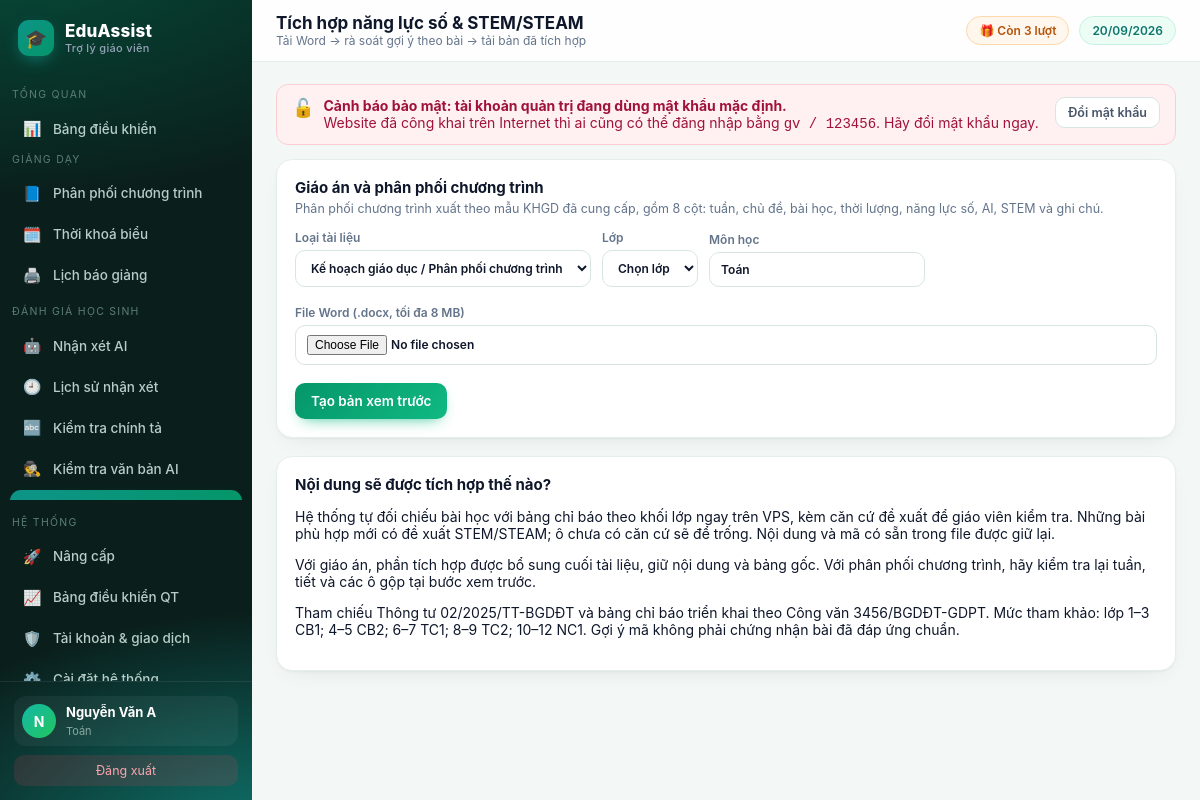
The page /nang-luc-so/ (signed in) on the database its author committed.
### tables this page shows
CREATE TABLE teacher(
  id INTEGER PRIMARY KEY AUTOINCREMENT,
  username TEXT UNIQUE NOT NULL,
  password TEXT NOT NULL,
  fullname TEXT,
  school TEXT,
  subject TEXT,
  role TEXT DEFAULT 'teacher',
  email TEXT,
  phone TEXT,                      -- so dien thoai nhan tin nhan ma kich hoat
  google_sub TEXT,
  avatar TEXT,
  used INTEGER DEFAULT 0,          -- so luot da dung
  bought INTEGER DEFAULT 0,        -- so luot mua them (goi le 10k)
  expires TEXT,                    -- han su dung goi tra phi (ISO date)
  created TEXT
);

### app/plugins/digital.py (the view, shortened to what this page needs)
@bp.route('/', methods=['GET', 'POST'])
@login_required
def index():
    return render_template('digital_upload.html', source=DP.SOURCE)

### app/auth.py (called while the page is built, shortened)
def _chuan_hoa_base(gia_tri):
    gia_tri = (gia_tri or '').strip().rstrip('/')
    if not gia_tri:
        return ''
    try:
        u = urlsplit(gia_tri)
        if u.scheme != 'https' or not u.hostname or u.username or u.password:
            return ''
        if u.query or u.fragment or u.path:
            return ''
        if '.' not in u.hostname:
            return ''
    except ValueError:
        return ''
    return 'https://' + ten

def base_tu_request():
    try:
        if request.scheme != 'https':
            return ''
        return _chuan_hoa_base('https://' + request.host)
    except Exception:
        return ''

def danh_sach_base():
    ra = []
    for phan in (CFG.get('PUBLIC_BASE_URL', '') or '').split(','):
        b = _chuan_hoa_base(phan)
        if b and b not in ra:
            ra.append(b)
    return ra

def google_base_url():
    ds = danh_sach_base()
    hien_tai = base_tu_request()
    if hien_tai and (hien_tai in ds or not ds):
        return hien_tai
    return ds[0] if ds else ''

def google_callback_url():
    base = google_base_url()
    return base + '/login/google/callback' if base else ''

def google_bat():
    return bool(CFG.get('GOOGLE_CLIENT_ID') and CFG.get('GOOGLE_CLIENT_SECRET') and google_callback_url())

def login_required(f):
    @wraps(f)
    def w(*a, **k):
        if not current_user():
            session.clear()
            return redirect(url_for('auth.login', next=request.path))
        return f(*a, **k)
    return w

def current_user():
    if session.get('uid'):
        return get_db().execute('SELECT * FROM teacher WHERE id=?', (session['uid'],)).fetchone()

### app/core.py (called while the page is built)
@bp.app_context_processor
def inject():
    u = current_user()
    return {"user": u, "THU_NAME": THU_NAME, "PROVIDERS": AI.PROVIDERS,
            "timedelta": datetime.timedelta,
            "now": datetime.date.today(), "BL": BL,
            "is_pro": BL.is_pro(u), "remaining": BL.remaining(u),
            "days_left": BL.days_left(u), "FREE_QUOTA": BL.FREE_QUOTA,
            "CFG": CFG, "google_enabled": google_bat(), "google_callback_url": google_callback_url(),
            "SITE_NAME": CFG.get("SITE_NAME", "EduAssist"),
            "SITE_TAGLINE": CFG.get("SITE_TAGLINE", "Trợ lý giáo viên"),
            "SITE_LOGO": CFG.get("SITE_LOGO", "🎓"),
            "so_viec_admin": _viec_admin(u),
            "canh_bao_mk": _mk_mac_dinh(u)}

### app/modules/config.py (called while the page is built, shortened)
def _lam_moi():
    if time.time() - _lan_nap < TTL:
        return

### app/templates/digital_upload.html (shortened to what this page needs)
{% extends 'base.html' %}
{% block head %}Tích hợp năng lực số & STEM/STEAM{% endblock %}
{% block crumb %}Tải Word → rà soát gợi ý theo bài → tải bản đã tích hợp{% endblock %}
{% block body %}
<div class="card">
 <h3>Giáo án và phân phối chương trình</h3>
 <p class="sub">Phân phối chương trình xuất theo mẫu KHGD đã cung cấp, gồm 8 cột: tuần, chủ đề, bài học, thời lượng, năng lực số, AI, STEM và ghi chú.</p>
 <form method="post" enctype="multipart/form-data">
  <div class="row">
   <label class="f">Loại tài liệu<select name="mode" required><option value="ppct">Kế hoạch giáo dục / Phân phối chương trình</option><option value="lesson">Giáo án / Kế hoạch bài dạy</option></select></label>
   <label class="f">Lớp<select name="grade" required><option value="">Chọn lớp</option>{% for i in range(1,13) %}<option>{{i}}</option>{% endfor %}</select></label>
   <label class="f">Môn học<input name="subject" value="{{user['subject'] or ''}}" maxlength="100" placeholder="Ví dụ: Tin học" required></label>
  </div>
  <label class="f" style="margin:18px 0">File Word (.docx, tối đa 8 MB)<input type="file" name="file" accept=".docx" required></label>
  <button class="ok">Tạo bản xem trước</button>
 </form>
</div>
<div class="card">
 <h3>Nội dung sẽ được tích hợp thế nào?</h3>
 <p>Hệ thống tự đối chiếu bài học với bảng chỉ báo theo khối lớp ngay trên VPS, kèm căn cứ đề xuất để giáo viên kiểm tra. Những bài phù hợp mới có đề xuất STEM/STEAM; ô chưa có căn cứ sẽ để trống. Nội dung và mã có sẵn trong file được giữ lại.</p>
 <p>Với giáo án, phần tích hợp được bổ sung cuối tài liệu, giữ nội dung và bảng gốc. Với phân phối chương trình, hãy kiểm tra lại tuần, tiết và các ô gộp tại bước xem trước.</p>
 <p>Tham chiếu <a href="{{source}}" target="_blank" rel="noopener">Thông tư 02/2025/TT-BGDĐT</a> và bảng chỉ báo triển khai theo Công văn 3456/BGDĐT-GDPT. Mức tham khảo: lớp 1–3 CB1; 4–5 CB2; 6–7 TC1; 8–9 TC2; 10–12 NC1. Gợi ý mã không phải chứng nhận bài đã đáp ứng chuẩn.</p>
</div>
{% endblock %}

### app/templates/base.html (shortened to what this page needs)
<!doctype html>
<html lang="vi"><head>
</head><body>
{% if user %}
<div class="shell">
<aside id="sb">
  <div class="brand"><span class="mk">{{SITE_LOGO}}</span><span>{{SITE_NAME}}<small>{{SITE_TAGLINE}}</small></span></div>
  {% set ep = request.endpoint %}
  <div class="navgrp">Tổng quan</div>
  <nav>
    <a href="{{url_for('core.dashboard')}}" class="{{'on' if ep=='core.dashboard'}}"><i>📊</i>Bảng điều khiển</a>
  </nav>
  <div class="navgrp">Giảng dạy</div>
  <nav>
    <a href="{{url_for('core.ppct')}}" class="{{'on' if ep=='core.ppct'}}"><i>📘</i>Phân phối chương trình</a>
    <a href="{{url_for('core.tkb')}}" class="{{'on' if ep=='core.tkb'}}"><i>🗓️</i>Thời khoá biểu</a>
    <a href="{{url_for('core.bao_giang')}}" class="{{'on' if ep=='core.bao_giang'}}"><i>🖨️</i>Lịch báo giảng</a>
  </nav>
  <div class="navgrp">Đánh giá học sinh</div>
  <nav>
    <a href="{{url_for('core.nhan_xet')}}" class="{{'on' if ep=='core.nhan_xet'}}"><i>🤖</i>Nhận xét AI</a>
    <a href="{{url_for('core.lich_su')}}" class="{{'on' if ep=='core.lich_su'}}"><i>🕘</i>Lịch sử nhận xét</a>
    <a href="{{url_for('core.chinh_ta')}}" class="{{'on' if ep=='core.chinh_ta'}}"><i>🔤</i>Kiểm tra chính tả</a>
    {% for m in (PLUGIN_MENUS or []) %}<a href="{{url_for(m.endpoint)}}" class="{{'on' if ep==m.endpoint}}"><i>{{m.icon}}</i>{{m.label}}</a>{% endfor %}
  </nav>
  <div class="navgrp">Hệ thống</div>
  <nav>
    <a href="{{url_for('core.nang_cap')}}" class="{{'on' if ep=='core.nang_cap'}}"><i>{{ '👑' if is_pro else '🚀' }}</i>{{ 'Gói của tôi' if is_pro else 'Nâng cấp' }}</a>
    {% if user['role']=='admin' %}
    <a href="{{url_for('core.qt_dashboard')}}" class="{{'on' if ep=='core.qt_dashboard'}}"><i>📈</i>Bảng điều khiển QT
      </a>
    <a href="{{url_for('core.quan_tri')}}" class="{{'on' if ep=='core.quan_tri'}}"><i>🛡️</i>Tài khoản &amp; giao dịch</a>
    <a href="{{url_for('core.qt_caidat')}}" class="{{'on' if ep=='core.qt_caidat'}}"><i>⚙️</i>Cài đặt hệ thống</a>
    {% endif %}
  </nav>
  <div class="side-foot">
    <div class="me">{% if user['avatar'] %}<img class="av" src="{{user['avatar']}}" alt="" style="object-fit:cover">
      {% else %}<div class="av">{{ (user['fullname'] or user['username'])[0]|upper }}</div>{% endif %}
      <div><b>{{user['fullname'] or user['username']}}</b><span>{{user['subject'] or 'Giáo viên'}}</span></div></div>
    <a class="logout" href="{{url_for('auth.logout')}}">Đăng xuất</a>
  </div>
</aside>
<main>
  <div class="topbar">
    <div><h1>{% block head %}Bảng điều khiển{% endblock %}</h1>
    <div class="crumb">{% block crumb %}{% endblock %}</div></div>
    <div class="sp">
      {% if is_pro %}
        <a href="{{url_for('core.nang_cap')}}" class="pill" style="background:linear-gradient(135deg,#0d9488,#059669);
          color:#fff;border:0">👑 Không giới hạn · còn {{days_left}} ngày</a>
      {% else %}
        <a href="{{url_for('core.nang_cap')}}" class="pill" style="background:{{'#fff1f2' if remaining==0 else '#fff7ed'}};
          color:{{'#be123c' if remaining==0 else '#b45309'}};border:1px solid {{'#fecdd3' if remaining==0 else '#fed7aa'}}">
          {{ '🔒 Hết lượt — Nâng cấp' if remaining==0 else '🎁 Còn ' ~ remaining ~ ' lượt' }}</a>
      {% endif %}
      <span class="pill">{{ now.strftime('%d/%m/%Y') }}</span></div>
  </div>
  <div class="wrap">
  {% if canh_bao_mk %}
  <div class="flash err" style="align-items:flex-start">
   <span style="font-size:18px">🔓</span>
   <div style="flex:1;font-weight:400"><b>Cảnh báo bảo mật: tài khoản quản trị đang dùng mật khẩu mặc định.</b><br>
    Website đã công khai trên Internet thì ai cũng có thể đăng nhập bằng <code>gv / 123456</code>.
    Hãy đổi mật khẩu ngay.</div>
   <a class="btn sec sm" href="{{url_for('core.cai_dat')}}#doimk">Đổi mật khẩu</a>
  </div>
  {% endif %}
  {% block body %}{% endblock %}
  </div>
</main>
</div>
{% else %}{% block body_anon %}{% endblock %}{% endif %}
</body></html>

### rows shown on the page
teacher: fullname "N", fullname "Nguyễn Văn A", subject "Toán"

### other values the page prints
{{ SITE_LOGO }} "🎓"
{{ SITE_NAME }} "EduAssist"
{{ SITE_TAGLINE }} "Trợ lý giáo viên"
{{ m.icon }} "🕵️"
{{ m.label }} "Kiểm tra văn bản AI"
{{ '👑' if is_pro else '🚀' }} "🚀"
{{ 'Gói của tôi' if is_pro else 'Nâng cấp' }} "Nâng cấp"
